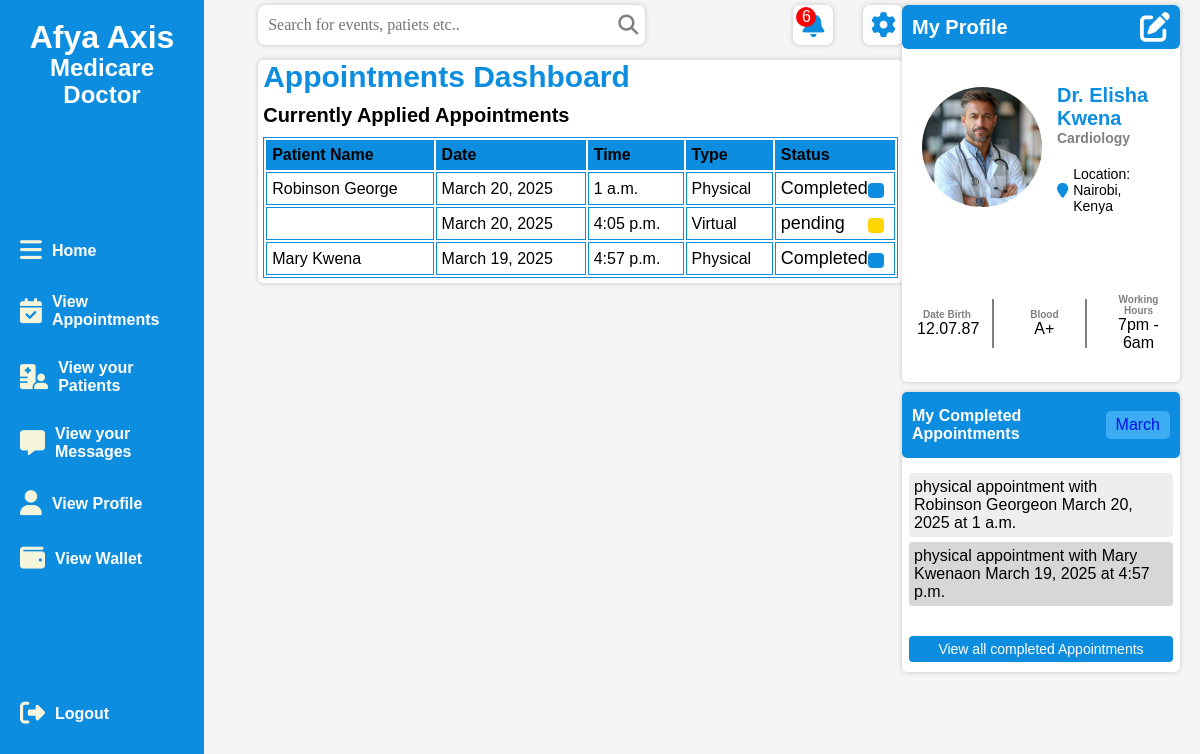
The app's page /doctors/doctor/appointments/ (signed in) with its own data.
### appointments/models.py (models this page shows, shortened)
class Appointment(models.Model):
    APPOINTMENT_TYPE_CHOICES = [
        ('virtual', 'Virtual'),
        ('physical', 'Physical'),
    ]
    APPOINTMENT_STATUS_CHOICES = [
        ('pending', 'Pending'),
        ('approved', 'Approved'),
        ('rejected', 'Rejected'),
        ('completed', 'Completed'),
    ]
    patient = models.ForeignKey(User, on_delete=models.CASCADE, related_name='appointments')
    doctor = models.ForeignKey(Doctor, on_delete=models.CASCADE, related_name='appointments')
    appointment_type = models.CharField(max_length=10, choices=APPOINTMENT_TYPE_CHOICES)
    appointment_date = models.DateField()
    appointment_time = models.TimeField()
    status = models.CharField(max_length=10, choices=APPOINTMENT_STATUS_CHOICES, default='pending')
    rejection_reason = models.TextField(blank=True, null=True)
    created_at = models.DateTimeField(auto_now_add=True)  # Add this line

### doctors/models.py (models this page shows, shortened)
class Doctor(models.Model):
    user = models.OneToOneField(User, on_delete=models.CASCADE, related_name='doctor_profile')
    first_name = models.CharField(max_length=100)
    last_name = models.CharField(max_length=100)
    email = models.EmailField(unique=True)
    phone_number = models.CharField(max_length=15, unique=True)
    clinic = models.ForeignKey('clinics.Clinic', on_delete=models.CASCADE, related_name="doctors")
    specialization = models.ForeignKey(Specialization, on_delete=models.CASCADE, related_name="doctors")
    bio = models.TextField(blank=True, null=True)
    profile_picture = models.ImageField(upload_to='doctor_profiles/', blank=True, null=True)
    facebook = models.URLField(blank=True, null=True)
    twitter = models.URLField(blank=True, null=True)
    linkedin = models.URLField(blank=True, null=True)
    instagram = models.URLField(blank=True, null=True)
    address = models.TextField()
    city = models.CharField(max_length=100)
    country = models.CharField(max_length=100,default='Kenya')
    postal_code = models.CharField(max_length=10,default='0000')
    state= models.CharField(max_length=100,default='Kisii')
    hire_date = models.DateField(null=True, blank=True)
    years_of_experience = models.IntegerField(null=True, blank=True)
    years_worked_at_afyaaxis = models.IntegerField(null=True, blank=True)
    availability = models.BooleanField(default=True)

class Specialization(models.Model):
    name = models.CharField(max_length=100, unique=True)

### doctors/views.py (the view)
# urls.py: path('doctor/appointments/', views.doctor_appointments, name='doctor_appointments'),
@login_required
def doctor_appointments(request):
    current_date = timezone.now().date()
    current_month_name = current_date.strftime("%B")
    doctor = get_object_or_404(Doctor, user=request.user)
    appointments = Appointment.objects.filter(doctor=doctor).order_by('-appointment_date')
    approved_appointments = Appointment.objects.filter(doctor=doctor, status='Approved')
    unread_notifications_count = Notification.objects.filter(user=request.user, is_read=False).count()
    completed_appointments = Appointment.objects.filter(doctor=doctor, status='Completed')
    context = {
        'doctor': doctor,
        'appointments': appointments,
        'completed_appointments':completed_appointments,
        'approved_appointments':approved_appointments,
        'unread_notifications_count':unread_notifications_count,
        'current_month_name':current_month_name
    }
    return render(request, 'appointments/doctors_appointments.html', context)

### templates/appointments/doctors_appointments.html (shortened to what this page needs)
{% extends "doctors/layout.html" %}
{% load static %}
{% block content %}
<div class="mainleft">
    {% include 'doctors/navbar.html' %}
    <div class="appointmentsdash" style="background-color:#ffffff;padding:5px;box-shadow:0px 0px 5px rgb(0,0,0,0.2);border-radius:5px;padding-top:0;">
        <div class="dashbar">
            <h1>Appointments Dashboard</h1>
            <div class="appointtable">
                <h3>Currently Applied Appointments</h3>
                {% if appointments %}
                <table>
                    <tr>
                        <th>Patient Name</th>
                        <th>Date</th>
                        <th>Time</th>
                        <th>Type</th>
                        <th>Status</th>
                    </tr>
                    {% for appointment in appointments %}
                    <tr>
                        <td>{{ appointment.patient.first_name }} {{ appointment.patient.last_name }}</td>
                        <td>{{ appointment.appointment_date }}</td>
                        <td>{{ appointment.appointment_time }}</td>
                        <td>{{ appointment.get_appointment_type_display }}</td>
                        <td>
                            <h2>{{ appointment.status }}</h2>
                            <span class="status-badge" style="
                                {% if appointment.status == 'pending' %}
                                    background-color: #ffd700;
                                {% elif appointment.status == 'Approved' %}
                                    background-color: #4CAF50;
                                {% elif appointment.status == 'Completed' %}
                                    background-color: #0c8de0;
                                {% elif appointment.status == 'Cancelled' %}
                                    background-color: #f44336;
                                {% endif %}
                                color: {% if appointment.status == 'pending' %}black{% else %}white{% endif %};
                                padding: 4px 8px;
                                border-radius: 4px;
                            "></span>
                        </td>
                    </tr>
                    {% endfor %}
                </table>
                {% else %}
                    <p>No appointments booked yet.</p>
                {% endif %}
            </div>
        </div>
    </div>
</div>
{% include 'doctors/dashboardright.html' %}
{% endblock %}

### templates/doctors/dashboardright.html
{%load static%}
<div class="mainright">
    <div class="profilebox">
        <div class="profile">
            <div class="profiletop">
                <h1>My Profile</h1>
                <a href="">
                    <i class="fa-solid fa-pen-to-square"></i>
                </a>
            </div>
            <div class="profilemiddle">
                <div class="profileleft">
                    {% if user.doctor_profile.profile_picture %}
                        <img src="{{ user.doctor_profile.profile_picture.url }}" alt="">
                    {% else %}
                        <img src="{% static 'images/admin-settings.png' %}" alt="">
                    {% endif %}
                </div>
                <div class="profileright">
                    <h2>Dr. {{ doctor.first_name }} {{ doctor.last_name }}</h2>
                    <h3>{{ doctor.specialization.name }}</h3>
                    <div class="location">
                        <i class="fa-solid fa-map-marker"></i>
                        <p>Location: Nairobi, Kenya</p>
                    </div>
                </div>
            </div>
            <div class="profiledetails">
                <div class="detail">
                    <h2>Date Birth</h2>
                    <p>12.07.87</p>
                </div>
                <div class="detail">
                    <h2>Blood</h2>
                    <p>A+</p>
                </div>
                <div class="detail">
                    <h2>Working Hours</h2>
                    <p>7pm - 6am</p>
                </div>
            </div>
        </div>
    </div>
    <div class="completed">
        <div class="completedtop">
            <h1>My Completed Appointments</h1>
            <span>{{current_month_name}}</span>
        </div>
        {%if completed_appointments%}
        <div class="completedlist">
            {% for appointment in completed_appointments%}
            <div class="list">
                <p>{{appointment.appointment_type}} appointment with {{ appointment.patient.first_name }} {{ appointment.patient.last_name }}on {{appointment.appointment_date}} at {{appointment.appointment_time}}</p>
            </div>
            {%empty%}
                <p>No completed appointments found</p>
            {%endfor%}
        {%else%}
            <p>No completed appointments found</p>
        {%endif%}
        </div>
        <div class="viewall">
            <a href="">View all completed Appointments</a>
        </div>
    </div>
</div>

### static/css/doctor.css (style rules this page uses)
* { margin: 0; padding: 0; box-sizing: border-box; }
:root { --green:#007f3c; --blue:#0c8de0; --yellow:#f9be1a; }
body { width: 100%; font-family: 'Poppins', sans-serif; background: #f5f5f5; }
.main .mainleft { width: 70%; }
.mainright img { width: 30px; }
.mainright { width: 24%; position: fixed; right: 20px; padding: 5px 0px 0px 10px; }
.profilebox { background-color: rgb(255, 255, 255); box-shadow: 0px 0px 5px 0px rgb(0,0,0,0.2); border-radius: 5px; }
.profiletop { width: 100%; display: flex; align-items: center; justify-content: space-between; background-color: var(--blue); padding: 7px 10px; border-radius: 6px; }
.profiletop h1 { font-size: 20px; color: #ffffff; }
.profiletop a { display: flex; align-items: center; justify-content: center; text-decoration: none; }
.profiletop i { font-size: 30px; color: #ffffff; }
.profilemiddle { width: 100%; display: flex; align-items: center; justify-content: left; gap: 15px; padding: 20px; margin-top: 15px; }
.profilemiddle .profileleft img { width: 120px; height: 120px; border-radius: 50%; object-fit: cover; object-position: top; }
.profileright h2 { font-size: 20px; color: var(--blue); }
.profileright h3 { font-size: 14px; color: grey; }
.profileright .location { display: flex; align-items: center; justify-content: left; gap: 5px; margin-top: 20px; }
.profileright .location p { font-size: 14px; }
.profileright .location i { font-size: 15px; color: var(--blue); }
.profiledetails { width: 100%; display: flex; align-items: center; justify-content: space-between; gap: 10px; margin-top: 20px; padding-top: 30px; padding-bottom: 20px; }
.profiledetails .detail { padding:10px 15px; width: 33%; border-right: 2px solid grey; }
.profiledetails .detail:last-child { border-right: none; }
.profiledetails .detail h2 { font-size: 10px; text-align: center; color: grey; }
.profiledetails .detail p { font-size: 16px; text-align: center; font-weight: 500; }
.completed { width: 100%; background-color: rgb(255, 255, 255); box-shadow: 0px 0px 5px 0px rgb(0,0,0,0.2); border-radius: 5px; margin-top: 10px; }
.completedtop { width: 100%; display: flex; align-items: center; justify-content: space-between; padding:15px 10px; background-color: #0c8de0; border-radius: 5px; }
.completedtop span { background-color: #3cadf3; color: #0010ec; padding:5px 10px; border-radius: 5px; }
.completedtop h1 { color: #ffffff; font-size: 16px; }
.completedlist { width: 100%; margin-top: 5px; padding: 10px 7px; overflow-y: scroll; max-height: 300px; }
.list { padding: 5px; border-radius: 4px;margin-bottom: 5px; }
.list:nth-child(odd) { background-color: rgb(238, 238, 238); }
.list:nth-child(even) { background-color: rgb(216, 215, 215); }
.list p { font-size: 16px; }
.viewall { width: 100%; margin-top: 5px; padding: 10px 7px; }
.viewall a { text-decoration: none; display: block; text-decoration: none; text-align: center; background-color: #0c8de0; padding: 5px; border-radius: 4px; font-size: 14px; color: #ffffff; }
.appointmentsdash { width: 100%; margin-top: 10px; padding-top: 50px; }
.dashbar { width: 100%; }
.dashbar h1 { color: #0c8de0; font-size: 30px; margin-bottom: 10px; }
.appointtable { width: 100%; }
.appointtable h3 { font-size:20px; margin-bottom: 10px; }
.appointtable table { width: 100%; border: 1px solid #0c8de0; }
.appointtable table th { border: 1px solid #0c8de0; background-color: #0c8de0; padding: 5px; text-align: left; }
.appointtable table td { border: 1px solid #0c8de0; padding: 5px; position: relative; }
.appointtable table td h2 { font-weight: 400; font-size: 18px; }
.appointtable table td span { width: 15px; position: absolute; height: 15px; background-color: red; border-radius: 3px; right: 10px; top: 10px; }

### records on screen
Appointment: patient.first_name "Robinson", patient.last_name "George", appointment_date "March 20, 2025", appointment_time "1 a.m.", appointment_type "Physical", status "Completed", appointment_type "physical"
Appointment: appointment_date "March 20, 2025", appointment_time "4:05 p.m.", appointment_type "Virtual", status "pending"
Appointment: patient.first_name "Mary", patient.last_name "Kwena", appointment_date "March 19, 2025", appointment_time "4:57 p.m.", appointment_type "Physical", status "Completed", appointment_type "physical"
Doctor: first_name "Elisha", last_name "Kwena", specialization.name "Cardiology"

### other values on screen
{{ unread_notifications_count }} "6"
